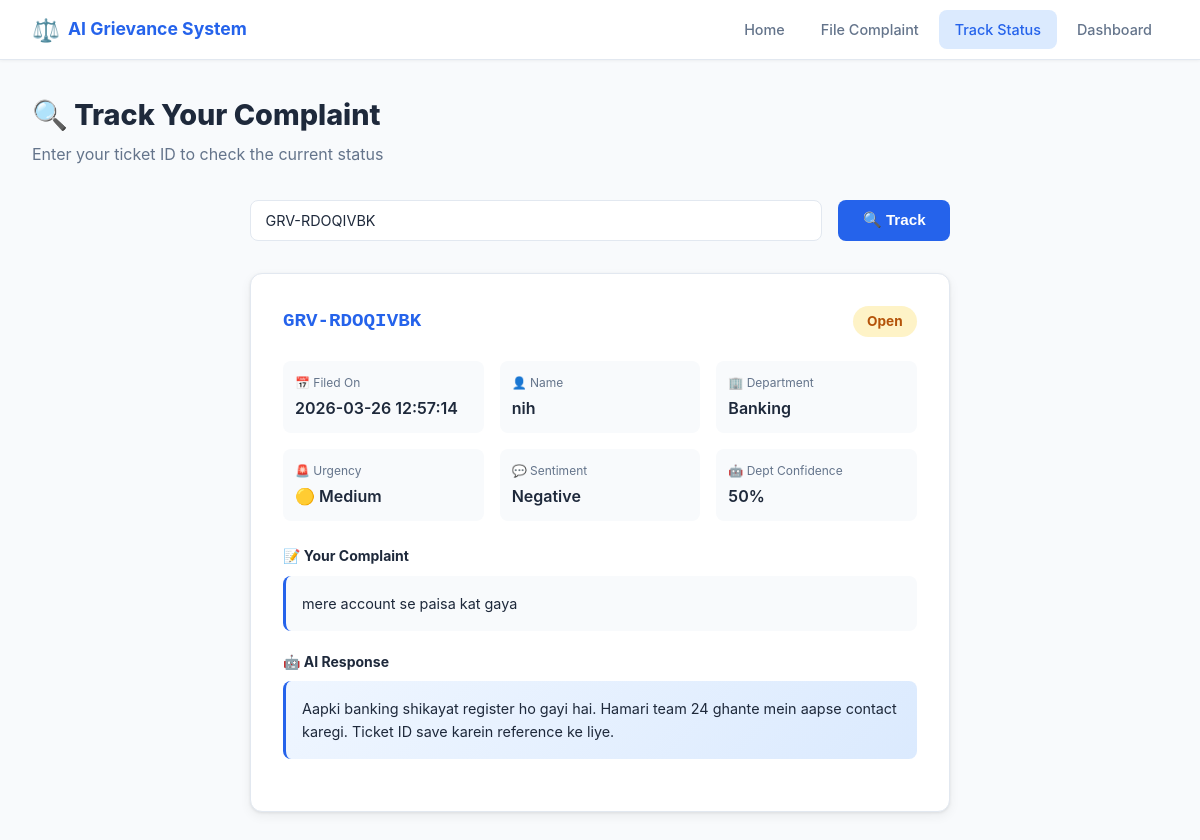
Screenshot of /track?id=GRV-RDOQIVBK with the database file from the repository.
### tables this page shows
CREATE TABLE grievances (
            id INTEGER PRIMARY KEY AUTOINCREMENT,
            ticket_id TEXT UNIQUE,
            name TEXT,
            email TEXT,
            phone TEXT,
            raw_text TEXT,
            department TEXT,
            dept_confidence INTEGER,
            sentiment TEXT,
            urgency TEXT,
            is_abusive INTEGER,
            auto_response TEXT,
            status TEXT DEFAULT 'Open',
            created_at TEXT
        );

### app.py (the view)
@app.route("/track")
def track():
    ticket_id = request.args.get("id", "")
    grievance = None
    if ticket_id:
        grievance = get_grievance_by_ticket(ticket_id)
    return render_template("track.html", grievance=grievance, ticket_id=ticket_id)

### app.py (called while the page is built)
def get_grievance_by_ticket(ticket_id: str):
    conn = sqlite3.connect(DB_PATH)
    conn.row_factory = sqlite3.Row
    c = conn.cursor()
    c.execute("SELECT * FROM grievances WHERE ticket_id = ?", (ticket_id,))
    row = c.fetchone()
    conn.close()
    return dict(row) if row else None

### templates/track.html (shortened to what this page needs)
<!DOCTYPE html>
<html lang="en">
<head>
<link rel="stylesheet" href="{{ url_for('static', filename='css/style.css') }}">
</head>
<body>
<nav class="navbar">
  <div class="nav-brand">
    <a href="/" style="text-decoration:none;color:inherit;display:flex;align-items:center;gap:0.5rem">
      <span class="nav-logo">⚖️</span><span>AI Grievance System</span>
    </a>
  </div>
  <div class="nav-links">
    <a href="/">Home</a>
    <a href="/submit">File Complaint</a>
    <a href="/track" class="active">Track Status</a>
    <a href="/dashboard">Dashboard</a>
  </div>
</nav>
<div class="page-container">
  <div class="page-header">
    <h1>🔍 Track Your Complaint</h1>
    <p>Enter your ticket ID to check the current status</p>
  </div>
  <div class="track-container">
    <div class="track-search">
      <input type="text" id="ticket-input" placeholder="Enter Ticket ID (e.g. GRV-AB12CD34)"
             class="form-input" value="{{ ticket_id }}"
             onkeydown="if(event.key==='Enter') searchTicket()">
      <button class="btn btn-primary" onclick="searchTicket()">🔍 Track</button>
    </div>
    {% if grievance %}
    <div class="track-result">
      <div class="tr-header">
        <div class="tr-ticket">{{ grievance.ticket_id }}</div>
        <div class="tr-status status-{{ grievance.status.lower().replace(' ', '-') }}">{{ grievance.status }}</div>
      </div>
      <div class="tr-grid">
        <div class="tr-item">
          <div class="tri-label">📅 Filed On</div>
          <div class="tri-value">{{ grievance.created_at }}</div>
        </div>
        <div class="tr-item">
          <div class="tri-label">👤 Name</div>
          <div class="tri-value">{{ grievance.name }}</div>
        </div>
        <div class="tr-item">
          <div class="tri-label">🏢 Department</div>
          <div class="tri-value">{{ grievance.department }}</div>
        </div>
        <div class="tr-item">
          <div class="tri-label">🚨 Urgency</div>
          <div class="tri-value urgency-{{ grievance.urgency }}">
            {% if grievance.urgency == 'high' %}🔴{% elif grievance.urgency == 'medium' %}🟡{% else %}🟢{% endif %}
            {{ grievance.urgency | title }}
          </div>
        </div>
        <div class="tr-item">
          <div class="tri-label">💬 Sentiment</div>
          <div class="tri-value">{{ grievance.sentiment | title }}</div>
        </div>
        <div class="tr-item">
          <div class="tri-label">🤖 Dept Confidence</div>
          <div class="tri-value">{{ grievance.dept_confidence }}%</div>
        </div>
      </div>
      <div class="tr-complaint">
        <div class="trc-label">📝 Your Complaint</div>
        <div class="trc-text">{{ grievance.raw_text }}</div>
      </div>
      <div class="tr-response">
        <div class="trr-label">🤖 AI Response</div>
        <div class="trr-text">{{ grievance.auto_response }}</div>
      </div>
    </div>
    {% endif %}
  </div>
</div>
</body>
</html>

### static/css/style.css (style rules this page uses)
:root { --primary: #2563eb; --primary-dark: #1d4ed8; --primary-light: #dbeafe; --accent: #f59e0b; --danger: #ef4444; --success: #22c55e; --warning: #f59e0b; --bg: #f8fafc; --surface: #ffffff; --border: #e2e8f0; --text: #1e293b; --text-muted: #64748b; --radius: 12px; --shadow: 0 1px 3px rgba(0,0,0,0.08), 0 4px 12px rgba(0,0,0,0.06); --shadow-lg: 0 10px 40px rgba(0,0,0,0.12); }
* { box-sizing: border-box; margin: 0; padding: 0; }
body { font-family: -apple-system, BlinkMacSystemFont, 'Segoe UI', Roboto, sans-serif; background: var(--bg); color: var(--text); line-height: 1.6; }
.navbar { background: var(--surface); border-bottom: 1px solid var(--border); padding: 0 2rem; display: flex; align-items: center; justify-content: space-between; height: 60px; position: sticky; top: 0; z-index: 100; box-shadow: 0 1px 3px rgba(0,0,0,0.05); }
.nav-brand { display: flex; align-items: center; gap: 0.5rem; font-weight: 700; font-size: 1.1rem; color: var(--primary); }
.nav-logo { font-size: 1.4rem; }
.nav-links { display: flex; gap: 0.25rem; }
.nav-links a { text-decoration: none; color: var(--text-muted); padding: 0.5rem 1rem; border-radius: 8px; font-size: 0.9rem; font-weight: 500; transition: all 0.15s; }
.nav-links a:hover, .nav-links a.active { background: var(--primary-light); color: var(--primary); }
.btn { display: inline-flex; align-items: center; gap: 0.4rem; padding: 0.6rem 1.4rem; border-radius: 8px; font-weight: 600; font-size: 0.95rem; cursor: pointer; border: 2px solid transparent; text-decoration: none; transition: all 0.15s; }
.btn-primary { background: var(--primary); color: white; }
.page-container { max-width: 1200px; margin: 0 auto; padding: 2rem; }
.page-header { margin-bottom: 2rem; }
.page-header h1 { font-size: 1.8rem; font-weight: 800; margin-bottom: 0.25rem; }
.page-header p { color: var(--text-muted); }
.form-input { width: 100%; padding: 0.6rem 0.9rem; border: 1.5px solid var(--border); border-radius: 8px; font-size: 0.9rem; font-family: inherit; background: var(--surface); color: var(--text); transition: border-color 0.15s; }
.track-container { max-width: 700px; margin: 0 auto; }
.track-search { display: flex; gap: 1rem; margin-bottom: 2rem; }
.track-search .form-input { flex: 1; }
.track-result { background: var(--surface); border: 1px solid var(--border); border-radius: var(--radius); padding: 2rem; box-shadow: var(--shadow); }
.tr-header { display: flex; justify-content: space-between; align-items: center; margin-bottom: 1.5rem; }
.tr-ticket { font-family: monospace; font-size: 1.2rem; font-weight: 700; color: var(--primary); }
.tr-status { padding: 0.3rem 0.9rem; border-radius: 20px; font-size: 0.85rem; font-weight: 700; }
.status-open { background: #fef3c7; color: #b45309; }
.tr-grid { display: grid; grid-template-columns: repeat(3, 1fr); gap: 1rem; margin-bottom: 1.5rem; }
.tr-item { background: var(--bg); border-radius: 8px; padding: 0.75rem; }
.tri-label { font-size: 0.75rem; color: var(--text-muted); margin-bottom: 0.2rem; }
.tri-value { font-weight: 600; }
.tr-complaint, .tr-response { margin-bottom: 1.25rem; }
.trc-label, .trr-label { font-weight: 700; font-size: 0.875rem; margin-bottom: 0.5rem; }
.trc-text { background: var(--bg); border-radius: 8px; padding: 1rem; font-size: 0.9rem; border-left: 3px solid var(--primary); }
.trr-text { background: linear-gradient(135deg, #eff6ff, #dbeafe); border-radius: 8px; padding: 1rem; font-size: 0.9rem; border-left: 3px solid var(--primary); }

### rows the page displays
grievances: ticket_id "GRV-RDOQIVBK", status "Open", created_at "2026-03-26 12:57:14", name "nih", department "Banking", urgency "Medium", sentiment "Negative", dept_confidence "50", raw_text "mere account se paisa kat gaya", auto_response "Aapki banking shikayat register ho gayi hai. Hamari team 24 ghante mein aapse contact karegi. Ticket ID save karein reference ke liye."
